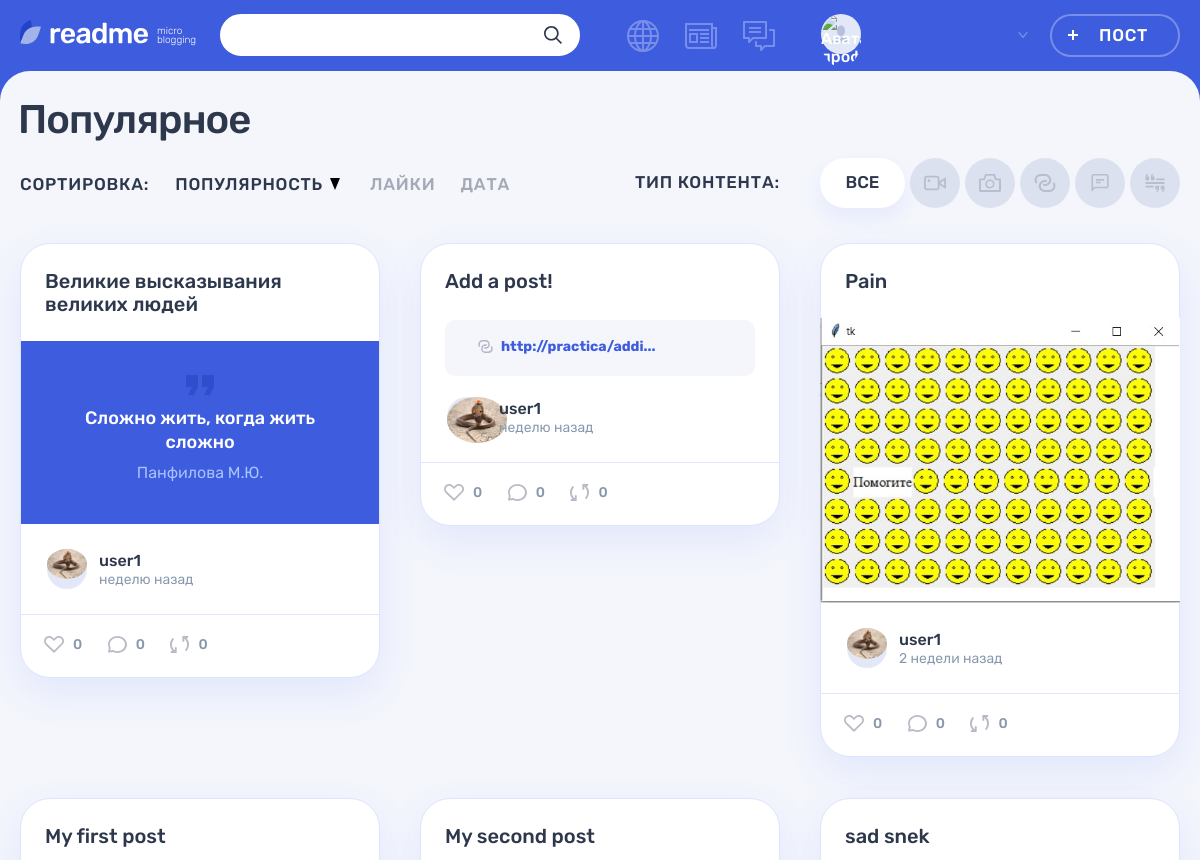
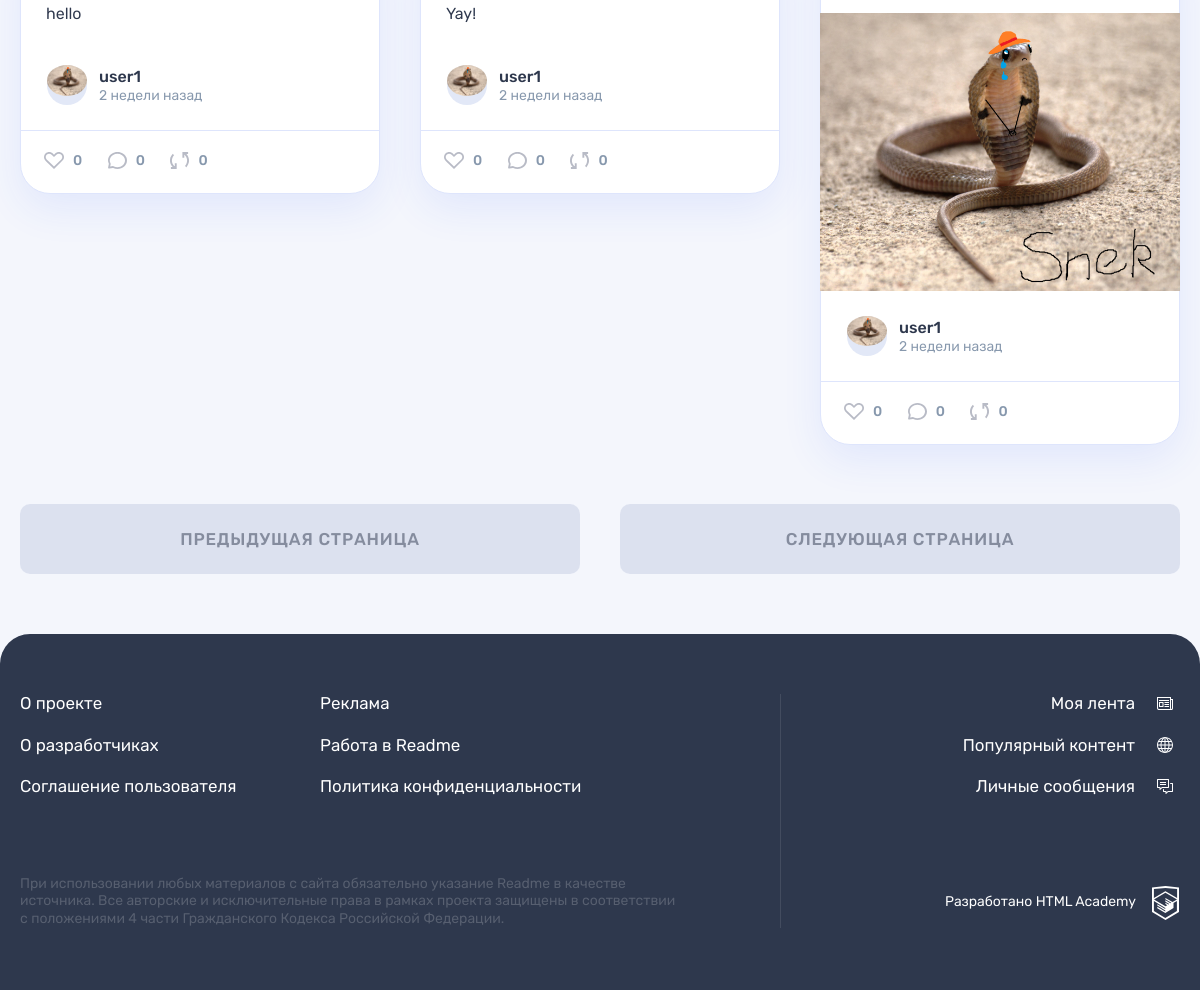
Page /popular.php?page=0&par=views&con=default on the earlier database version (2 pictures, top to bottom).
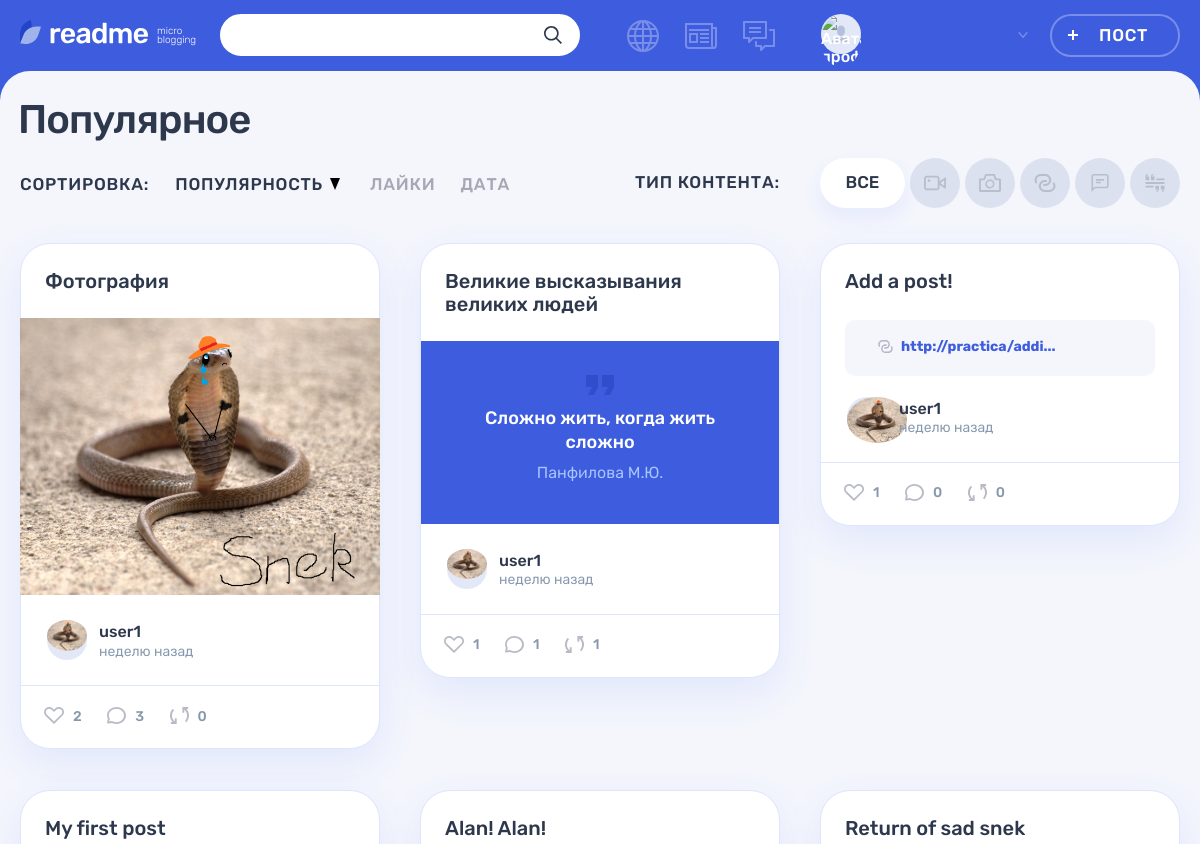
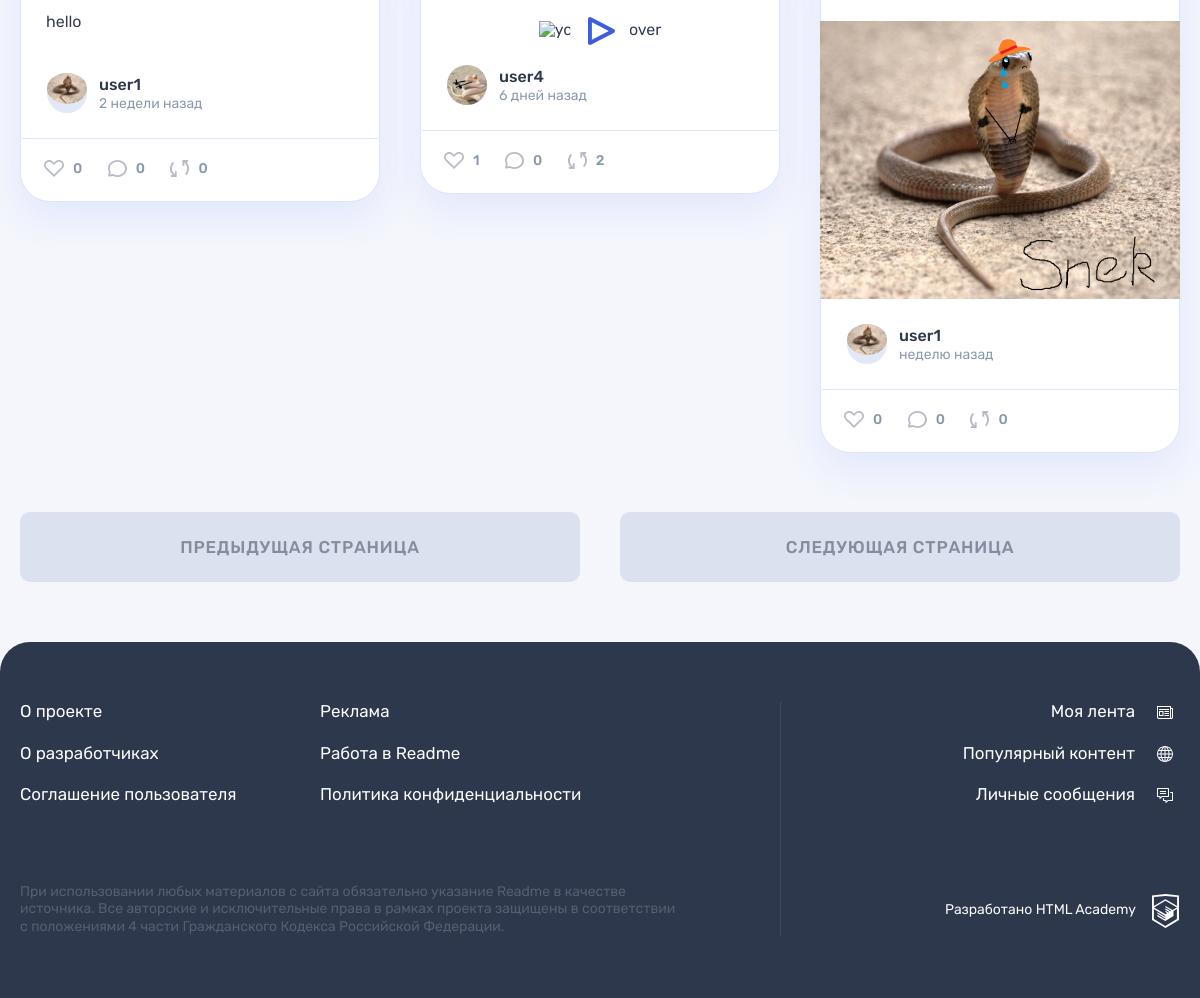
Same page on the later database version (2 pictures, top to bottom).
### tables this page shows
CREATE TABLE `content_type` (
  `class_name` varchar(145) NOT NULL,
  `name` varchar(145) NOT NULL
);

CREATE TABLE `posts` (
  `id` int NOT NULL,
  `date_created` datetime NOT NULL DEFAULT CURRENT_TIMESTAMP,
  `title` varchar(245) NOT NULL,
  `content` varchar(1024) NOT NULL,
  `views` int NOT NULL DEFAULT '0',
  `author` int NOT NULL,
  `content_type` varchar(145) NOT NULL,
  `quote_author` varchar(245) DEFAULT NULL,
  `repost` tinyint(1) NOT NULL DEFAULT '0',
  `original_author` int DEFAULT NULL COMMENT 'Only if the post is a repost',
  `original_post_id` int DEFAULT NULL COMMENT 'Only if post is a repost'
);

CREATE TABLE `users` (
  `id` int NOT NULL,
  `login` varchar(64) NOT NULL,
  `password` varchar(245) NOT NULL,
  `email` varchar(100) NOT NULL,
  `reg_date` datetime NOT NULL DEFAULT CURRENT_TIMESTAMP,
  `profile_pic` varchar(245) DEFAULT NULL
);

### core/helpers.php (called while the page is built, shortened)
<?php
function include_template($name, array $data = [])
{
    $name = 'templates/' . $name;
    extract($data);
    require $name;
    $result = ob_get_clean();
    return $result;
}
function ago($date){
    $minute = 60;
    $hour = 3600;
    $day = 86400;
    $week = 86400 * 7;
    $month = 31536000 / 12;
    $year = 31536000;
    $dif = time() - strtotime($date);
    if($dif < $minute){
        return "совсем недавно";
    } elseif($dif < $week){
        $dif = intval($dif/$day);
        if($dif == 1){
            return "1 день";
        } elseif($dif < 5){
            return $dif." дня";
        } else{
            return $dif." дней";
        }
    } elseif($dif < $month){
        $dif = intval($dif/$week);
        if($dif == 1){
            return "неделю";
        } elseif($dif < 5){
            return $dif." недели";
        } else{
            return $dif." недель";
        }
    }
}

### templates/post-on-page-template.php (the view, shortened to what the changed rows need)
<article class="<?=$page?>__post post post-<?=$post['content_type']?>">
    <?php switch($page):
        case('popular'):?>
            <header class="post__header">
                <h2>
                    <a href='post-details.php?id=<?=$post['id']?>'>
                        <?= !$post['repost']? $post['title'] : "Репост: ".$post['title']?>
                    </a>
                </h2>
            </header>
        <? break;
        default: ?>
        <?php break;
    endswitch;?>
    <div class="post__main">
        <?php switch($post['content_type']):
            case('quote'):?>
                    <blockquote>
                        <p>
                        <?php if(strlen($post['content']) > 200 && $page != 'post-details'): ?>
                            <?= substr($post['content'], 0, 200).'...' ?>
                        <?php else:?>
                            <?= $post['content'] ?>
                        <?php endif;?>
                        </p>
                        <cite><?= $post['quote_author'] ?></cite>
                    </blockquote>
            <?php break; ?>
            <?php case('link'):?>
                <div class="post-link__wrapper">
                    <a class="post-link__external" href="http://<?=$post['content']?>" title="Перейти по ссылке">
                            <div class="post-link__info">
                                <span>
                                    <?= substr($post['content'], 0, 20).'...' ?>
                                </span>
                            </div>
                    </a>
                </div>
            <?php break; ?>
            <?php case('photo'):?>
                <div class="post-photo__image-wrapper">
                    <img src="<?= $post['content']?>" alt="Фото от пользователя" width="360" height="240">
                </div>
            <?php break;?>
            <?php case('video'):?>
                <div class="post-video__block">
                    <div class="post-video__preview">
                    </div>
                    <a class="post-video__play-big button" href="<?=$post['content']?>">
                        <svg class="post-video__play-big-icon" width="27" height="28">
                            <use xlink:href="#icon-video-play-big"></use>
                        </svg>
                    </a>
                </div>
            <?php break;
            case('text'):?>
            <?php if(strlen($post['content']) > 300 && $page != 'post-details'): ?>
                <p> <?= substr($post['content'], 0, 300).'...'?></p>
                <div class="post-text__more-link-wrapper">
                    <a class="post-text__more-link" href="post-details.php?id=<?=$post['id']?>">Читать далее</a>
                </div>
                <?php else:?>
                    <p> <?= $post['content']?></p>
                <?php endif;?>
            <?php break;?>
        <?php endswitch;?>
    </div>
    <footer class="post__footer">
        <?php if($page == 'popular'):?>
            <div class="post__author">
                <a class="post__author-link" href="profile.php?id=<?=$post['author']?>&par=posts" title="Автор">
                    <div class="post__avatar-wrapper">
                        <img class="post__author-avatar" src="<?=$post['profile_pic']?>"
                                alt="Аватар пользователя">
                    </div>
                    <div class="post__info">
                        <b class="post__author-name"><?=$post['login']?></b>
                        <time class="post__time" datetime="<?=$post['date_created']?>">
                            <?=ago($post['date_created'])?> назад
                        </time>
                    </div>
                </a>
            </div>
        <?php endif;?>
            <div class="post__indicators">
                <div class="post__buttons">
                    <form action="add-like.php">
                        <button class="post__indicator post__indicator--likes button" type="submit">
                            <svg class="post__indicator-icon" width="20" height="17">
                                <use xlink:href="#icon-heart"></use>
                            </svg>
                            <span><?=$post['likes_num']?></span>
                        </button>
                    </form>
                    <form action="post-details.php?id=<?=$post['id']?>">
                        <button class="post__indicator post__indicator--comments button" title="Комментарии">
                            <svg class="post__indicator-icon" width="19" height="17">
                                <use xlink:href="#icon-comment"></use>
                            </svg>
                            <span><?=$post['comments_num']?></span>
                        </button>
                    </form>
                    <form action="repost.php">
                        <button class="post__indicator post__indicator--repost button" type="submit"title="Репост">
                        <svg class="post__indicator-icon" width="19" height="17">
                            <use xlink:href="#icon-repost"></use>
                        </svg>
                        <span><?=$post['repost_num']?></span>
                        </button>
                    </form>
                </div>
            </div>
    </footer>
</article>

### templates/pages/popular-template.php (shortened to what the changed rows need)
<section class="page__main page__main--popular">
    <div class="container">
        <h1 class="page__title page__title--popular">Популярное</h1>
    </div>
    <div class="popular container">
        <div class="popular__filters-wrapper">
            <div class="popular__filters filters">
                <ul class="popular__filters-list filters__list">
                    <?php foreach($cats as $cat): ?>
                    <li class="popular__filters-item filters__item">
                        <a class="filters__button filters__button--<?=$cat['class_name']?> filters__button<?=$pageCat == $cat['class_name']?'--active': ''?>"
                            href="popular.php?page=0&par=views&con=<?=$cat['class_name']?>">
                            <svg class="filters__icon" width="22" height="18">
                                <use xlink:href="#icon-filter-<?=$cat['class_name']?>"></use>
                            </svg>
                        </a>
                    </li>
                    <?php endforeach; ?>
                </ul>
            </div>
        </div>
        <div class="popular__posts">
        <?php if(empty($posts)){
                $postsContent = include_template("no-posts-template.php");
                print($postsContent);
            }else{
                for($i = 0; $i < 6; $i++):
                    $postsContent = include_template("post-on-page-template.php", [
                        'post' => $posts[$i],
                        'page' => $page
                    ]);
                    print($postsContent);
                endfor;}?>
        </div>
    </div>
</section>

Differences in the rows shown:
no longer on this page (row unchanged): posts: title "Pain", content (picture), users.profile_pic (picture), $post['login'] "user1", date_created "2 недели", likes_num "0", comments_num "0", repost_num "0"
no longer on this page (row edited): posts: title "My second post", content "Yay!", users.profile_pic (picture), $post['login'] "user1", date_created "2 недели", likes_num "0", comments_num "0", repost_num "0"
no longer on this page (row edited): posts: title "sad snek", content (picture), users.profile_pic (picture), $post['login'] "user1", date_created "2 недели", likes_num "0", comments_num "0", repost_num "0"
now on this page (row edited): posts: title "Фотография", content (picture), users.profile_pic (picture), $post['login'] "user1", date_created "неделю", likes_num "2", comments_num "3", repost_num "0"
changed posts "Великие высказывания великих людей": likes_num "0" → "1"; comments_num "0" → "1"; repost_num "0" → "1"
changed posts "Add a post!": likes_num "0" → "1"
added posts: title "Alan! Alan!", users.profile_pic (picture), date_created "6 дней", likes_num "1", comments_num "0", repost_num "2"
added users: login "user4"
now on this page (row edited): posts: title "Return of sad snek", content (picture), users.profile_pic (picture), $post['login'] "user1", date_created "неделю", likes_num "0", comments_num "0", repost_num "0"
